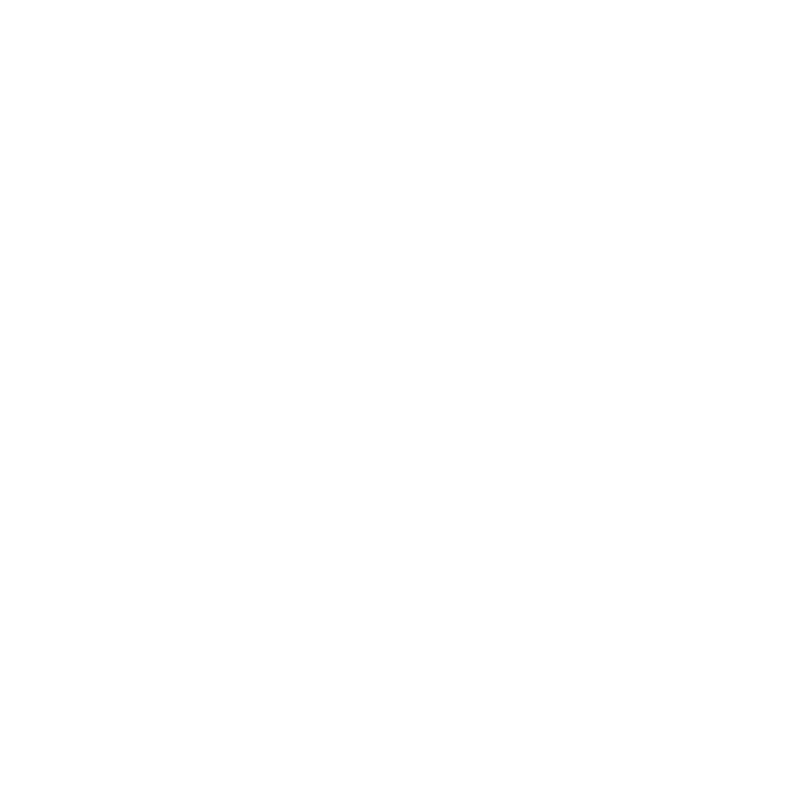
Frame 1 (no input)
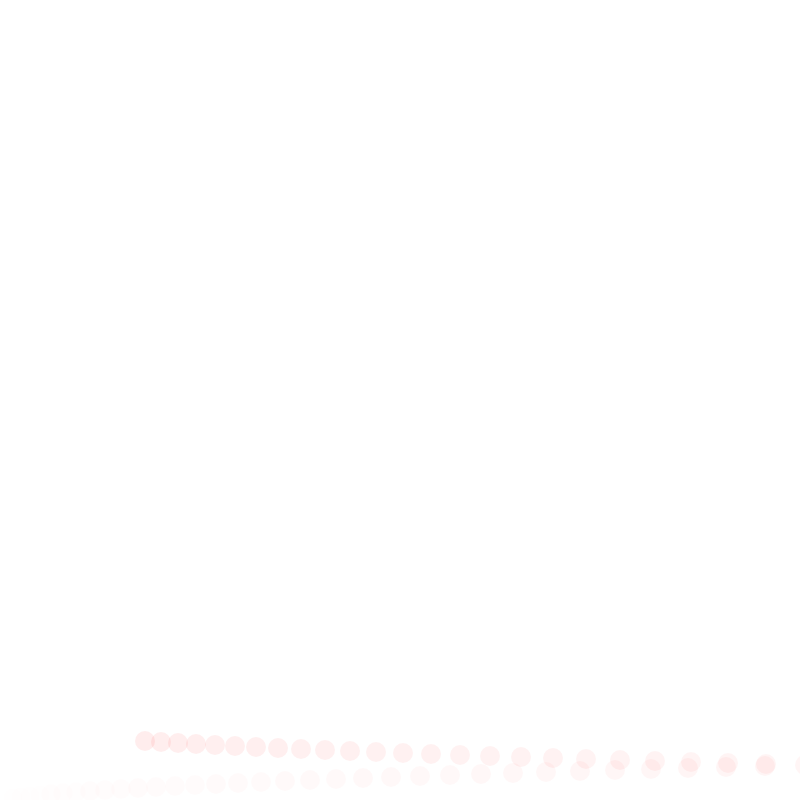
Frame 60 (no input)
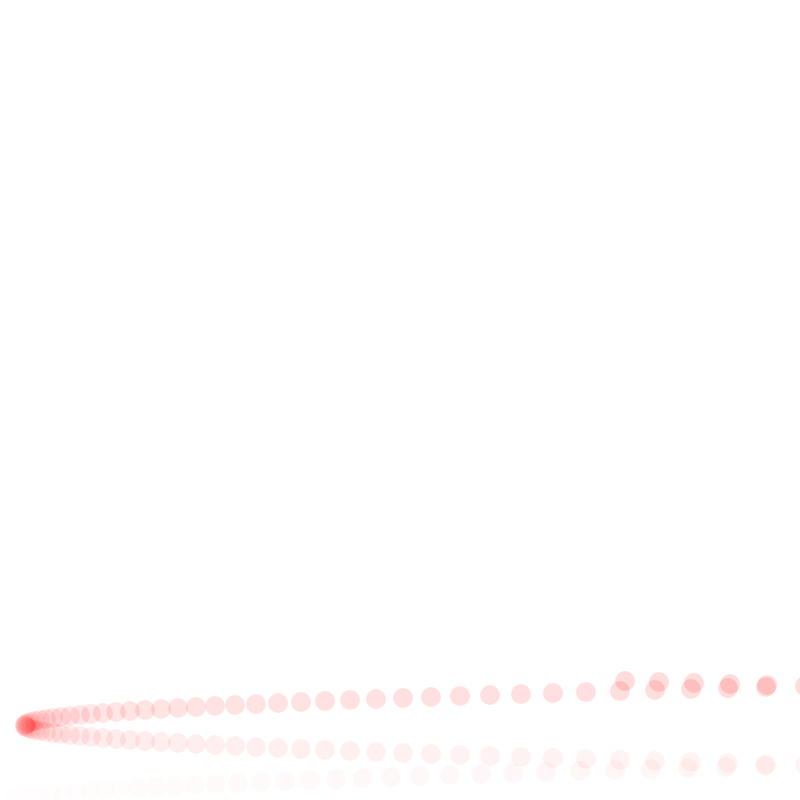
Frame 120 (the mouse pressed at the canvas centre since frame 60)

The p5.js sketch that drew these frames (run headless with seeded random() and noise() and a simulated clock; from frame 60 on, the mouse is pressed at the canvas centre):

// p5.js sketch
// ── sketch.js
//variable declaration
//for first scene ball bounce
var opacity;
var ballx;
var bally;
var speed;
var ymap;

//second scene ball explode
var diam;

//scene 3 row of balls
var rainx
  var rainy;

//scene 4 rain of balls
var balls;
var numballs;
var count;

function setup() {
  //canvas, background, no stroke
  createCanvas(800, 800);
  background(255); 
  noStroke();

  //variable instantiation
  //scene 1
  opacity = 0;
  fill(0, 0, 0);
  ballx=0;
  bally=height;
  speed=5;

  //scene 2
  diam = 0;

  //scene 3
  rainx = 15;
  rainy = 0;

  //scene 4
  balls = new Array(400); //make an array length 400
  numballs = 0;
  count = 0;
}

function draw() { 
  scene1(); //see function below
  if (ballx >= width || ballx<=0) { //reverse direction if ball goes out of bounds
    scene1reversedir(); //see function below
  }
  if (bally<= 0) { //if ball reaches top of screen
    scene2(); //see scene 2 below
  }
  if (diam>=width) {//if ball fills screen
    fill(255); //set fill to white
    background(255, 0, 0); //clear background with red
    scene3(); //see function below
  }
  if (rainy>2*height/3) { //if row of balls drops below 2/3 of screen
    scene4(); //see function below
  }
  if (count >= 350) { //if countr is 350 (slightly less than the number of balls to be made)
    background(0); //clear background with black
  }
}


function scene1() {
  fill(255, 0, 0, opacity); //set fill
  ellipse(ballx, bally, 20, 20); //make an ellipse at ballx, bally
  speed = speed + 1; //increase speed
  opacity+=0.3; //increase opacity
  ballx+=speed; //move ballx
  bally-=1; //move bally
}

function scene1reversedir() { 
  speed=speed*-1; //reverse direction of speed variable
}

function scene2() {
  background(255); //clear background
  ellipse(width/2, height/2, diam, diam); //make an ellipse //scene 2
  diam+=40; //expand ellipse
}

function scene3() {
  for (var i =0; i<=width; i++) { //make ellipses across top of screen
    ellipse(rainx*i, rainy, 15, 15);
  }
  rainy+=5; //make ellipses fall
}

function scene4() {
  background(255); //clear background with white
  //concept of making an array of objects is inspired by a lesson from Learning Processing by 
  //Daniel Shiffman, but has been altered and rewritten in p5.js
  //I followed his tutorial and made sure the objects worked independently on openProcessing live coding, then integrated them into this js sketch
  //to work with the rest of my code
  balls[numballs] = new Ball(); //create a new Ball object at array position of numballs 
  numballs++; //increase numballs by 1
  count++; //increase count each time a new ball is made
  if (numballs>=balls.length) { //if number of balls is greater than the array length
    numballs = 0; //set numballs to 0
  }

  for (i = 0; i<numballs; i++) { //for each Ball object in the array //scene 4
    balls[i].move(); //move and display the ball
    balls[i].display();
  }
}




//class for Ball
class Ball {
  constructor() { //constructor with variable instantiation
    this.diameter=15;
    this.x = random(width); //random x position for each ball
    this.y = height; //starting y position of height/bottom of screen for each ball
    this.speed = random(1, 6); //set each ball to a random speed btw 1 and 6
  }

  move() { //move method
    this.y-=this.speed; //subtract random speed to y value of ball so it moves up
    //print("im moving");
  }


  display() { //display method
    fill(255, 0, 0); //set ball color
    noStroke(); //no stroke
    ellipse(this.x, this.y, this.diameter, this.diameter); //make ellipse/ball at random x pos, y pos 0, and width and height of diameter
    //print("im displaying");
  }
}








/*  map(bknd, 0,255,height,0);
 background(bknd);
 
 }*/



/*function circles(){
 diam = 600;
 frameRate(rate);
 ellipse(width/2, width/2, diam,diam);
 diam -= 40;
 rate+=0.25;
 opacity+=40;
 if(diam >= 700){
 background(255);
 }
 }*/
